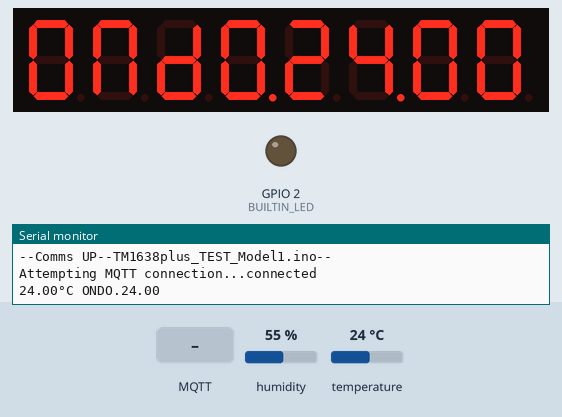
Simulated run of this sketch. Board: ESP32. Parts: 8-digit seven-segment display, output pins drawn as LEDs (lit = HIGH), the last lines printed to the serial monitor. The inputs (shaded band) are chosen by the test bench; at power-on: temperature 24 °C, humidity 55 %. WiFi joins after 1.5 s; servers stay silent unless stated; random numbers use the default seed unless the sketch sets one; no MQTT or app messages arrive unless stated.

Above: at 2.8 s.
2.9 s: MQTT message "0" arrives on the first subscribed topic
At 7.6 s:
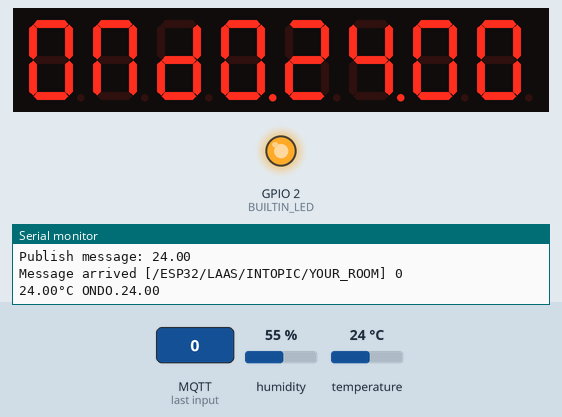
13.4 s: temperature set to 12 °C
At 18.2 s:
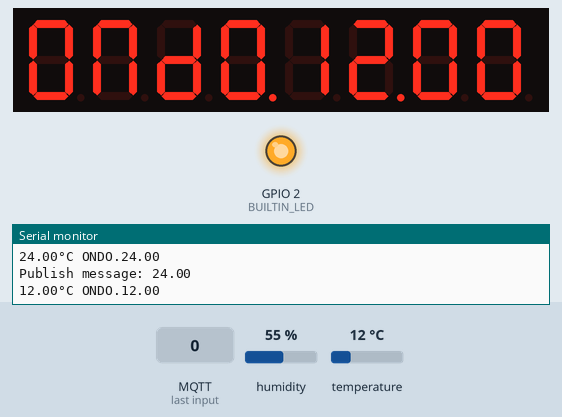
23.5 s: temperature set to 19 °C
At 27.7 s:
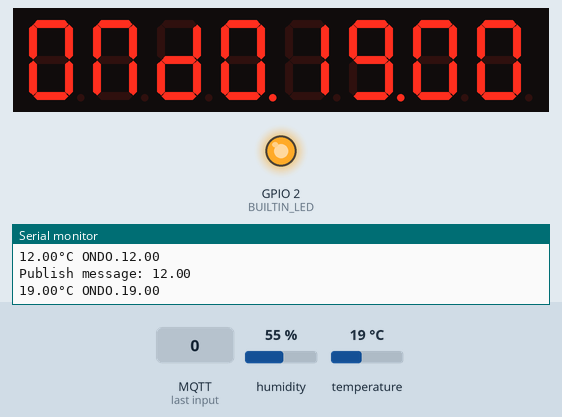
33.6 s: temperature set to 28 °C
At 38.3 s:
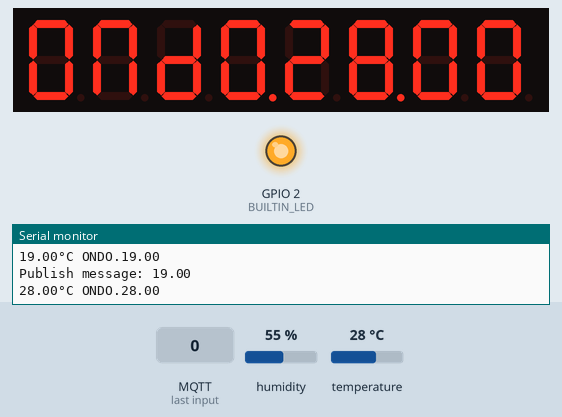
Timing chart, 0 to 39.8 s (numbered marks = the images above; inputs shaded):
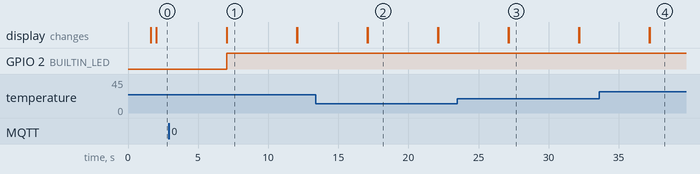

The sketch:

esp32_mqtt_temp.ino
```cpp
#include <WiFi.h>
#include <PubSubClient.h>
#include <DHT.h>
#include <TM1638plus.h>


const char* ssid = "wifi-name";
const char* password = "wifi-password";
const char* mqtt_server = "broker.emqx.io";

WiFiClient espClient;
PubSubClient client(espClient);
unsigned long lastMsg = 0;
#define MSG_BUFFER_SIZE	(50)
#define BUILTIN_LED 2


#define  LED_BUILTIN 2
#define  DHTPIN 15
#define  DHTTYPE DHT11   // DHT 11
DHT dht(DHTPIN, DHTTYPE);

#define  STROBE_TM 18
#define  CLOCK_TM 19
#define  DIO_TM 21
bool high_freq = false;

TM1638plus tm(STROBE_TM, CLOCK_TM , DIO_TM, high_freq);

#define myTestDelay  5000
#define myTestDelay1 1000
#define myTestDelay3 3000


char msg[MSG_BUFFER_SIZE];
int value = 0;

void setup_wifi() {

  delay(10);
  Serial.println();
  Serial.print("Connecting to ");
  Serial.println(ssid);

  WiFi.mode(WIFI_STA);
  WiFi.begin(ssid, password);

  while (WiFi.status() != WL_CONNECTED) {
    delay(500);
    Serial.print(".");
  }

  randomSeed(micros());

  Serial.println("");
  Serial.println("WiFi connected");
  Serial.println("IP address: ");
  Serial.println(WiFi.localIP());
}

void callback(char* topic, byte* payload, unsigned int length) {
  Serial.print("Message arrived [");
  Serial.print(topic);
  Serial.print("] ");
  for (int i = 0; i < length; i++) {
    Serial.print((char)payload[i]);
  }
  Serial.println();

  if ((char)payload[0] == '1') {
    digitalWrite(BUILTIN_LED, LOW);
  } else {
    digitalWrite(BUILTIN_LED, HIGH);
  }

}

void reconnect() {

  while (!client.connected()) {
    Serial.print("Attempting MQTT connection...");

    String clientId = "ESP8266Client-";
    clientId += String(random(0xffff), HEX);

    if (client.connect(clientId.c_str())) {
      Serial.println("connected");

      client.publish("outTopic", "hello world");

      client.subscribe("/ESP32/LAAS/INTOPIC/YOUR_ROOM");
    } else {
      Serial.print("failed, rc=");
      Serial.print(client.state());
      Serial.println(" try again in 5 seconds");
      delay(5000);
    }
  }
}


void Serialinit()
{
  Serial.begin(115200);
  delay(100);
  Serial.println("--Comms UP--TM1638plus_TEST_Model1.ino--");
}

float GetTemp() {

  float h = dht.readHumidity();
  float t = dht.readTemperature();

  float voltage = t;
  uint16_t temp = 0;
  char workStr[11];
  uint8_t  digit1, digit2, digit3 , digit4;
  voltage =  voltage * 100;
  temp = (uint16_t)voltage;
  digit1 = (temp / 1000) % 10;
  digit2 = (temp / 100) % 10;
  digit3 = (temp / 10) % 10;
  digit4 =  temp % 10;

  sprintf(workStr, "ONDO.%d%d.%d%d", digit1, digit2, digit3, digit4);
  Serial.print(t);
  Serial.print(F("°C "));
  Serial.println(workStr);
  tm.displayText(workStr);
  delay(5000);
  tm.reset();
  return t;
}

void setup() {
  pinMode(BUILTIN_LED, OUTPUT);
  Serial.begin(115200);
  setup_wifi();
  client.setServer(mqtt_server, 1883);
  client.setCallback(callback);
  Serialinit();
  dht.begin();
  tm.displayBegin();
}

void loop() {

  if (!client.connected()) {
    reconnect();
  }
  client.loop();

  unsigned long now = millis();
  if (now - lastMsg > 2000) {
    lastMsg = now;
    ++value;
    float temp = GetTemp();
    snprintf (msg, MSG_BUFFER_SIZE, "%.2f", temp);
    Serial.print("Publish message: ");
    Serial.println(msg);
    client.publish("ESP32/LAAS/TEMP/YOUR_ROOM", msg);
  }
}
```

Measured:
- after the input at 2.9 s, GPIO 2 (BUILTIN_LED): LOW → HIGH after 4.1 s
- what the display in image 1 shows lasts 5.1 s, from 7.0 s to 12.1 s
